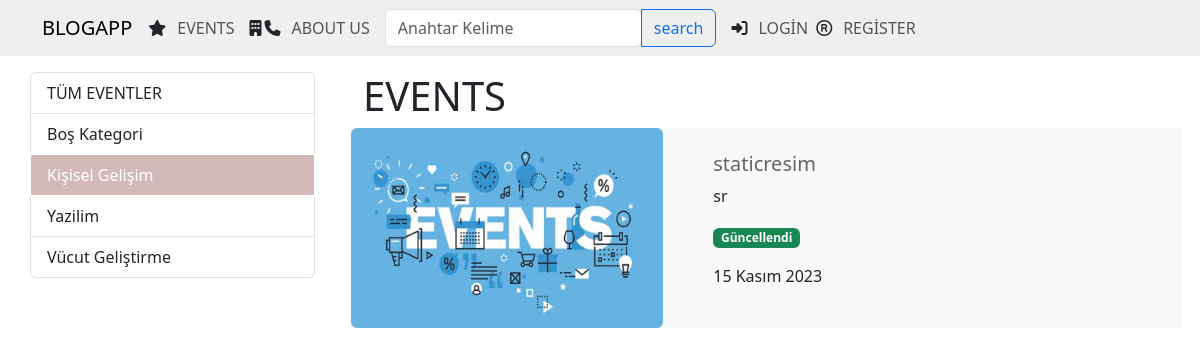
The page /events/category/kisisel-gelisim on the database its author committed.
### events/models.py (models this page shows, shortened)
class category(models.Model):
    name = models.CharField(max_length=50)
    slug = models.SlugField(default="",blank=True,unique=True,max_length=50,db_index=True)

class events(models.Model):
    title = models.CharField(max_length=50)
    subtitle = models.CharField(max_length=100,default="")
    description = RichTextField()
    image = models.ImageField(upload_to="images",default="")
    date = models.DateField(auto_now=True)
    isActive = models.BooleanField(default=False)
    isHome = models.BooleanField(default=False)
    slug = models.SlugField(default="",blank=True,editable=False,null=False,unique=True,db_index=True)
    isUpdated = models.BooleanField(default=1)
    categories = models.ManyToManyField(category)

### events/views.py (the view)
# urls.py: path('category/<slug:slug>',views.eventByToCategory,name = "event_by_category"),
def eventByToCategory(request, slug):
    events_by = events.objects.filter(categories__slug=slug,isActive = True).order_by('-date')
    events_by.order_by("date")
    kategoriler = category.objects.all()
    paginator = Paginator(events_by,3)
    page = request.GET.get('page',1)
    page_obj = paginator.page(page)
    print(page_obj.paginator.count)
    print(page_obj.paginator.num_pages)
    return render(request,"_list.html",{
      'categories': kategoriler,
      'page_obj': page_obj,
      's_category': slug,
    })

### events/templates/_list.html (shortened to what this page needs)
{% extends "main.html" %}
{% load static %}
{% block css%}
<link rel="stylesheet" , href="{% static 'css/style.css'%}">
{% endblock %}
{% block concent%}
 <div class="container mt-3">
    <div class="row">
        <div class="col-3 left-nav">
            <div class="list-group">
             <a href="/events" class="list-group-item list-group-item-action {% if s_category == category.slug %} active {% endif %}">TÜM EVENTLER</a>
                {%for category in categories %}
                   <a HREF="{% url 'event_by_category' category.slug %}"
                      class="list-group-item list-group-item-action left-nav-button{% if s_category == category.slug %} active {% endif %}"> {{ category.name|title }}</a>
                {% endfor %}
            </div>
        </div>
        <div class="col-9 right-main"><H1>EVENTS</H1>
             {% for event in page_obj.object_list %}
                {% if event.isActive == True %}
                  {% include '_events.html'%}
                {% endif %}
             {% endfor %}
        </div>
    </div>
</div>
{% endblock %}

### events/templates/_events.html
{%load static %}
<div class="card mb-3">
                <div class="row blog-container">
                    <div class="col-5">
                        <img  class="img-fluid rounded" src="{{ event.image.url }}" >
                    </div>
                    <div class="col-7">
                        <div class="card-body">
                            <h5 class="card-title">
                              <a href="{% url 'events_details' event.slug%}"
                                   > {{ event.title|safe }}
                                </a>
                            </h5>
                             <p>{{ event.subtitle}}</p>
                            <p>
                                    {% if event.isUpdated %}
                                <span  class="badge bg-success"> Güncellendi</span>
                                    {% else %}
                                <span  class="badge bg-warning"> Güncellenmedi</span>
                                    {% endif %}
                            </p>
                            <p> {{ event.date }}</p>
                        </div>
                    </div>
                </div>
            </div>

### static/css/style.css (style rules this page uses)
body { background: white; }
.blog-container { background-color: #f9f9f9; height: 200px; width: auto; }
.card { border: none !important; }
.img-fluid { height: 100%; }
.row>* { padding: 0 !important; }
.right-main { padding-left: 3em !important; }
a { text-decoration : none; color: #676464; }
.card-body { display : flex; flex-direction: column; justify-content: center; height: 100%; }
.img-fluid { max-height: 200px; width : 90%; }
.list-group { --bs-list-group-active-bg: #d3baba; --bs-list-group-active-border-color: none; border: none; }

### rows shown on the page
category: name "Boş Kategori"
category: name "Kişisel Gelişim"
category: name "Yazilim"
category: name "Vücut Geliştirme"
events: image (picture), title "staticresim", subtitle "sr", isUpdated "Güncellendi", date "15 Kasım 2023"
